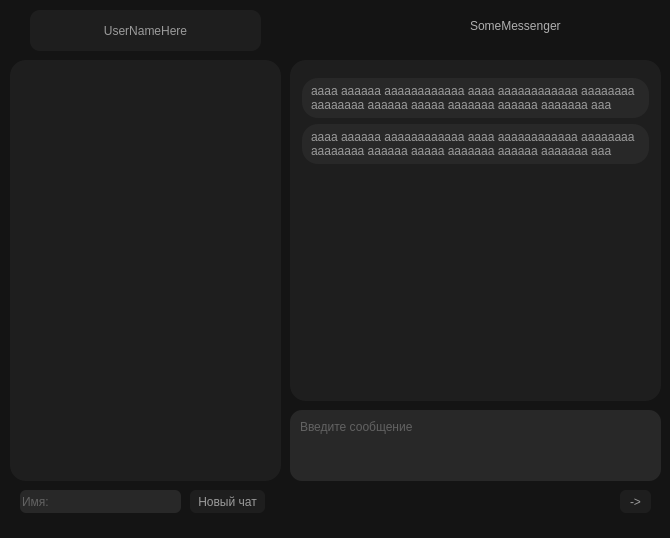
<?xml version="1.0" encoding="UTF-8"?>
<ui version="4.0">
 <class>MainWindow</class>
 <widget class="QMainWindow" name="MainWindow">
  <property name="geometry">
   <rect>
    <x>0</x>
    <y>0</y>
    <width>670</width>
    <height>538</height>
   </rect>
  </property>
  <property name="minimumSize">
   <size>
    <width>670</width>
    <height>538</height>
   </size>
  </property>
  <property name="maximumSize">
   <size>
    <width>670</width>
    <height>538</height>
   </size>
  </property>
  <property name="windowTitle">
   <string>SomeMessenger</string>
  </property>
  <property name="styleSheet">
   <string notr="true">background-color: rgb(20,20,20);</string>
  </property>
  <widget class="QWidget" name="centralwidget">
   <widget class="QPushButton" name="enterButton">
    <property name="geometry">
     <rect>
      <x>620</x>
      <y>490</y>
      <width>31</width>
      <height>23</height>
     </rect>
    </property>
    <property name="styleSheet">
     <string notr="true">QPushButton{
	border-radius: 6px;
	background-color: rgb(30,30,30);
	color: rgb(155,155,155);
	
	font: 10pt &quot;Cambria&quot;;
}
QPushButton:pressed{
	border-radius: 6px;
	background-color: rgb(90,90,90);
	color: rgb(220,220,220);
	
	font: 10pt &quot;Cambria&quot;;
}</string>
    </property>
    <property name="text">
     <string>-&gt;</string>
    </property>
   </widget>
   <widget class="QListWidget" name="msgList">
    <property name="geometry">
     <rect>
      <x>290</x>
      <y>60</y>
      <width>371</width>
      <height>341</height>
     </rect>
    </property>
    <property name="sizePolicy">
     <sizepolicy hsizetype="Fixed" vsizetype="Fixed">
      <horstretch>0</horstretch>
      <verstretch>0</verstretch>
     </sizepolicy>
    </property>
    <property name="minimumSize">
     <size>
      <width>371</width>
      <height>341</height>
     </size>
    </property>
    <property name="maximumSize">
     <size>
      <width>371</width>
      <height>341</height>
     </size>
    </property>
    <property name="styleSheet">
     <string notr="true">QListWidget{
	border-radius: 16px;
	background-color: rgb(30,30,30);
	color: rgb(155,155,155);
	font: 12pt &quot;Cambria&quot;;
	padding:12px;
	
}

QListWidget::item {
    background-color: rgb(40,40,40);
	margin-top: 6px;
	border-radius: 16px;
	padding: 6px;
}
QListWidget::item:selected{
	color: rgb(155,155,155);
	font: 12pt &quot;Cambria&quot;;
}</string>
    </property>
    <property name="wordWrap">
     <bool>true</bool>
    </property>
    <item>
     <property name="text">
      <string>aaaa aaaaaa aaaaaaaaaaaa aaaa aaaaaaaaaaaa aaaaaaaa aaaaaaaa aaaaaa aaaaa aaaaaaa aaaaaa aaaaaaa aaa</string>
     </property>
    </item>
    <item>
     <property name="text">
      <string>aaaa aaaaaa aaaaaaaaaaaa aaaa aaaaaaaaaaaa aaaaaaaa aaaaaaaa aaaaaa aaaaa aaaaaaa aaaaaa aaaaaaa aaa</string>
     </property>
    </item>
   </widget>
   <widget class="QTextEdit" name="msgEdit">
    <property name="geometry">
     <rect>
      <x>290</x>
      <y>410</y>
      <width>371</width>
      <height>71</height>
     </rect>
    </property>
    <property name="styleSheet">
     <string notr="true">QTextEdit{
background-color: rgb(40, 40, 40);
color: rgb(155, 155, 155);
font: italic 10pt &quot;Cambria&quot;;
border-radius: 12px;
border-style: solid;
border-color: rgb(0, 0, 0);
padding: 6px;
}
</string>
    </property>
    <property name="html">
     <string>&lt;!DOCTYPE HTML PUBLIC &quot;-//W3C//DTD HTML 4.0//EN&quot; &quot;http://www.w3.org/TR/REC-html40/strict.dtd&quot;&gt;
&lt;html&gt;&lt;head&gt;&lt;meta name=&quot;qrichtext&quot; content=&quot;1&quot; /&gt;&lt;style type=&quot;text/css&quot;&gt;
p, li { white-space: pre-wrap; }
&lt;/style&gt;&lt;/head&gt;&lt;body style=&quot; font-family:'Cambria'; font-size:10pt; font-weight:400; font-style:italic;&quot;&gt;
&lt;p style=&quot;-qt-paragraph-type:empty; margin-top:0px; margin-bottom:0px; margin-left:0px; margin-right:0px; -qt-block-indent:0; text-indent:0px;&quot;&gt;&lt;br /&gt;&lt;/p&gt;&lt;/body&gt;&lt;/html&gt;</string>
    </property>
    <property name="placeholderText">
     <string>Введите сообщение</string>
    </property>
   </widget>
   <widget class="QListWidget" name="userList">
    <property name="geometry">
     <rect>
      <x>10</x>
      <y>60</y>
      <width>271</width>
      <height>421</height>
     </rect>
    </property>
    <property name="sizePolicy">
     <sizepolicy hsizetype="Fixed" vsizetype="Fixed">
      <horstretch>0</horstretch>
      <verstretch>0</verstretch>
     </sizepolicy>
    </property>
    <property name="styleSheet">
     <string notr="true">QListWidget{
	border-radius: 16px;
	background-color: rgb(30,30,30);
	color: rgb(155,155,155);
	font: 24pt &quot;Cambria&quot;;
	padding:8px;
	text-align: center;
}

QListWidget::item {
    background-color: rgb(40,40,40);
	border:1px solid  #323232;
	border-radius: 16px;

}

QListWidget::item:selected {
    background-color: rgb(0,0, 0);
	border:1px solid  #323232;
	border-radius: 16px;
	color: rgb(155,155,155);
	font: 24pt &quot;Cambria&quot;;
}

QListWidget::item:hover {
    background-color: rgb(10, 10, 10)
	color: rgb(155,155,155);
	font: 24pt &quot;Cambria&quot;;
	border:1px solid  #323232;
	border-radius: 16px;
}</string>
    </property>
   </widget>
   <widget class="QLabel" name="UserName">
    <property name="geometry">
     <rect>
      <x>30</x>
      <y>10</y>
      <width>231</width>
      <height>41</height>
     </rect>
    </property>
    <property name="styleSheet">
     <string notr="true">color: rgb(155,155,155);
font: 20pt &quot;Cambria&quot;;
background-color: rgb(30,30,30);
border-radius: 10px;
</string>
    </property>
    <property name="text">
     <string>UserNameHere</string>
    </property>
    <property name="textFormat">
     <enum>Qt::AutoText</enum>
    </property>
    <property name="alignment">
     <set>Qt::AlignCenter</set>
    </property>
   </widget>
   <widget class="QLabel" name="label_4">
    <property name="geometry">
     <rect>
      <x>470</x>
      <y>10</y>
      <width>171</width>
      <height>31</height>
     </rect>
    </property>
    <property name="styleSheet">
     <string notr="true">color: rgb(175,175,175);
font: 75 italic 18pt &quot;Cambria&quot;;
</string>
    </property>
    <property name="text">
     <string>SomeMessenger</string>
    </property>
   </widget>
   <widget class="QPushButton" name="newDialogButton">
    <property name="geometry">
     <rect>
      <x>190</x>
      <y>490</y>
      <width>75</width>
      <height>23</height>
     </rect>
    </property>
    <property name="styleSheet">
     <string notr="true">QPushButton{
	border-radius: 6px;
	background-color: rgb(30,30,30);
	color: rgb(155,155,155);
	
	font: 10pt &quot;Cambria&quot;;
}
QPushButton:pressed{
	border-radius: 6px;
	background-color: rgb(90,90,90);
	color: rgb(220,220,220);
	
	font: 10pt &quot;Cambria&quot;;
}</string>
    </property>
    <property name="text">
     <string>Новый чат</string>
    </property>
   </widget>
   <widget class="QLineEdit" name="newDialogEdit">
    <property name="geometry">
     <rect>
      <x>20</x>
      <y>490</y>
      <width>161</width>
      <height>23</height>
     </rect>
    </property>
    <property name="styleSheet">
     <string notr="true">QLineEdit{
color: rgb(155,155,155);
background-color: rgb(40,40,40);
border-radius: 6px;
font: 12pt &quot;Cambria&quot;;
}</string>
    </property>
    <property name="placeholderText">
     <string>Имя:</string>
    </property>
   </widget>
  </widget>
  <widget class="QStatusBar" name="statusbar"/>
 </widget>
 <resources/>
 <connections/>
</ui>
